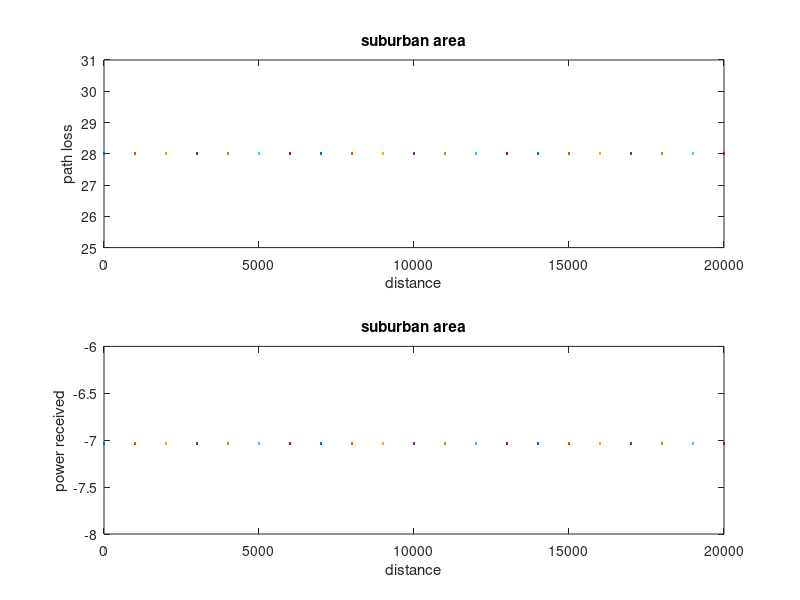
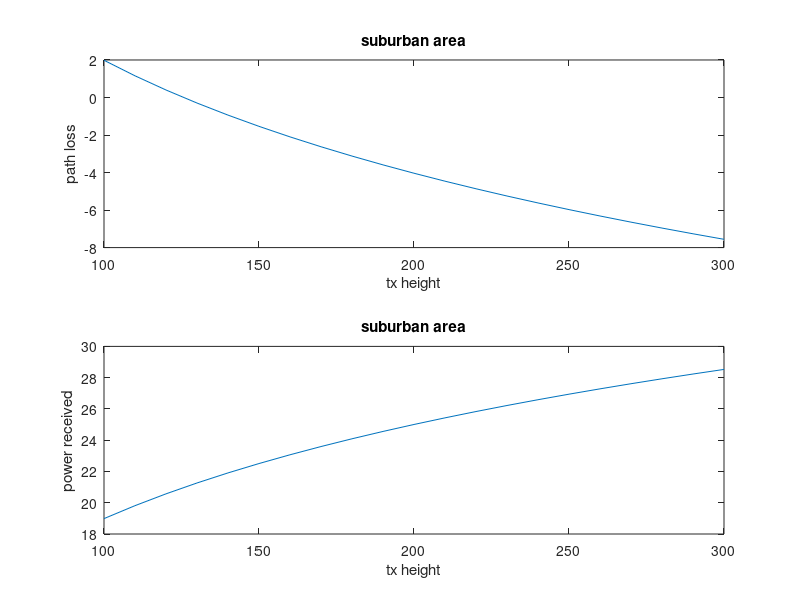

MATLAB code for these plots, in order: (Note: this script raises an error after producing the figures.)
clc;
clear all;
close all;


d = input('Enter the distance between Tx and Rx: ');
hre = input('Enter the height of the reciever antenna: ');
hte = input('Enter the height of the transmiotter antenna: ');
f = input('Enter the carrier frequency: ');
EIRP = input('Enter the EIRP: ');
EIRP=20*log10(EIRP);
c = 3 * (10^8);
lamda = c/(f*10^6);
Amu = input('Enter the amu: ');
Garea = input('Enter the area gain: ');
g = input('Enter the reciever gain: ');
Gr=10*log10(g);
Lf = -10 * log10((lamda^2)/(((4 * pi)^2) * (d^ 2)));
Ghte=20*log10(hte/200);
if(hre>3)
    Ghre=20*log10(hre/3);
else
    Ghre=10*log10(hre/3);
end

disp('The path loss is : ');
L50 = Lf + Amu -Ghte -Ghre - Garea;
disp('power received');
Pr=EIRP-L50+Gr;
%plot wrt distance
dd=0:1000:20000;
Lf = -10 * log10((lamda^2)/(((4 * pi)^2) * (d^ 2)));
Ghte=20*log10(hte/200);
if(hre>3)
    Ghre=20*log10(hre/3);
else
    Ghre=10*log10(hre/3);
end
L50 = Lf + Amu -Ghte -Ghre - Garea;
Pr=EIRP-L50+Gr;
figure(1);
subplot(2,1,1);
plot(dd,L50);
title('suburban area');
xlabel('distance');
ylabel('path loss');
subplot(2,1,2);
plot(dd,Pr);
title('suburban area');
xlabel('distance');
ylabel('power received');

%plot wrt hte

hte=100:10:300;
Lf = -10 * log10((lamda^2)/(((4 * pi)^2) * (d^ 2)));
Ghte=20*log10(hte/200);
if(hre>3)
    Ghre=20*log10(hre/3);
else
    Ghre=10*log10(hre/3);
end
L50 = Lf + Amu -Ghte -Ghre - Garea;
Pr=EIRP-L50+Gr;
figure(2);
subplot(2,1,1);
plot(hte,L50);
title('suburban area');
xlabel('tx height');
ylabel('path loss');
subplot(2,1,2);
plot(hte,Pr);
title('suburban area');
xlabel('tx height');
ylabel('power received');
%plot wrt hre
hre=2:1:10;
Lf = -10 * log10((lamda^2)/(((4 * pi)^2) * (d^ 2)));
Ghte=20*log10(hte/200);
if(hre>3)
    Ghre=20*log10(hre/3);
else
    Ghre=10*log10(hre/3);
end
L50 = Lf + Amu -Ghte -Ghre - Garea;
Pr=EIRP-L50+Gr;
figure(3);
subplot(2,1,1);
plot(hre,L50);
title('suburban area');
xlabel('rx height');
ylabel('path loss');
subplot(2,1,2);
plot(hre,Pr);
title('suburban area');
xlabel('rx height');
ylabel('power received');




